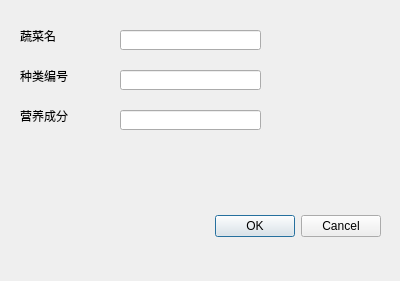
<?xml version="1.0" encoding="UTF-8"?>
<ui version="4.0">
 <class>addVegDialog</class>
 <widget class="QDialog" name="addVegDialog">
  <property name="geometry">
   <rect>
    <x>0</x>
    <y>0</y>
    <width>400</width>
    <height>281</height>
   </rect>
  </property>
  <property name="windowTitle">
   <string>Dialog</string>
  </property>
  <widget class="QDialogButtonBox" name="buttonBox">
   <property name="geometry">
    <rect>
     <x>40</x>
     <y>210</y>
     <width>341</width>
     <height>32</height>
    </rect>
   </property>
   <property name="orientation">
    <enum>Qt::Horizontal</enum>
   </property>
   <property name="standardButtons">
    <set>QDialogButtonBox::Cancel|QDialogButtonBox::Ok</set>
   </property>
  </widget>
  <widget class="QLabel" name="label">
   <property name="geometry">
    <rect>
     <x>20</x>
     <y>180</y>
     <width>141</width>
     <height>31</height>
    </rect>
   </property>
   <property name="text">
    <string/>
   </property>
  </widget>
  <widget class="QLabel" name="label_2">
   <property name="geometry">
    <rect>
     <x>20</x>
     <y>30</y>
     <width>54</width>
     <height>12</height>
    </rect>
   </property>
   <property name="text">
    <string>蔬菜名</string>
   </property>
  </widget>
  <widget class="QLabel" name="label_3">
   <property name="geometry">
    <rect>
     <x>20</x>
     <y>70</y>
     <width>54</width>
     <height>12</height>
    </rect>
   </property>
   <property name="text">
    <string>种类编号</string>
   </property>
  </widget>
  <widget class="QLabel" name="label_4">
   <property name="geometry">
    <rect>
     <x>20</x>
     <y>110</y>
     <width>54</width>
     <height>12</height>
    </rect>
   </property>
   <property name="text">
    <string>营养成分</string>
   </property>
  </widget>
  <widget class="QLineEdit" name="vegName">
   <property name="geometry">
    <rect>
     <x>120</x>
     <y>30</y>
     <width>141</width>
     <height>20</height>
    </rect>
   </property>
  </widget>
  <widget class="QLineEdit" name="vegCode">
   <property name="geometry">
    <rect>
     <x>120</x>
     <y>70</y>
     <width>141</width>
     <height>20</height>
    </rect>
   </property>
  </widget>
  <widget class="QLineEdit" name="vegN">
   <property name="geometry">
    <rect>
     <x>120</x>
     <y>110</y>
     <width>141</width>
     <height>20</height>
    </rect>
   </property>
  </widget>
  <widget class="QLabel" name="label_8">
   <property name="geometry">
    <rect>
     <x>40</x>
     <y>305</y>
     <width>111</width>
     <height>41</height>
    </rect>
   </property>
   <property name="text">
    <string/>
   </property>
  </widget>
 </widget>
 <resources/>
 <connections>
  <connection>
   <sender>buttonBox</sender>
   <signal>rejected()</signal>
   <receiver>addVegDialog</receiver>
   <slot>reject()</slot>
   <hints>
    <hint type="sourcelabel">
     <x>316</x>
     <y>260</y>
    </hint>
    <hint type="destinationlabel">
     <x>286</x>
     <y>274</y>
    </hint>
   </hints>
  </connection>
 </connections>
</ui>
